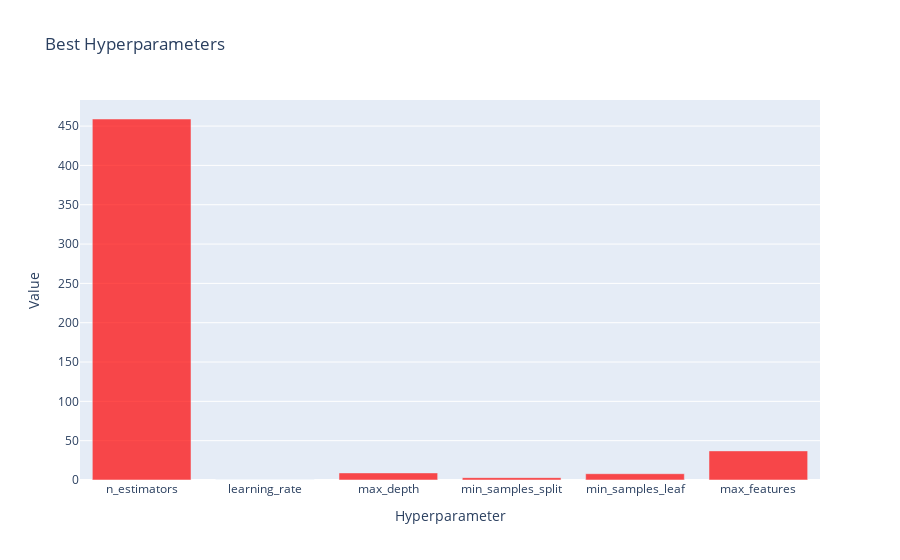

Notebook code for this chart:
### Markdown cell above
### Plot of the best parameters

### Code cell
# Get the best parameters found by the random search
best_params = random_search.best_params_

# Create a dictionary of hyperparameter names and their values
hyperparams = {
    'n_estimators': best_params['n_estimators'],
    'learning_rate': best_params['learning_rate'],
    'max_depth': best_params['max_depth'],
    'min_samples_split': best_params['min_samples_split'],
    'min_samples_leaf': best_params['min_samples_leaf'],
    'max_features': best_params['max_features']
}

# Create a bar chart of the hyperparameters
fig = go.Figure(data=[go.Bar(
    x=list(hyperparams.keys()),
    y=list(hyperparams.values()),
    marker=dict(
        color=['rgba(255, 0, 0, 0.7)' if key in best_params else 'rgba(0, 0, 255, 0.7)' for key in hyperparams.keys()]
    )
)])
# Set the chart title and axis labels
fig.update_layout(
    title='Best Hyperparameters',
    xaxis_title='Hyperparameter',
    yaxis_title='Value'
)

# Display the chart
fig.show()

### Figure 1 — Plotly figure (JSON) as saved in the notebook; plotly's stock layout.template omitted (floating-point values rounded to 4 significant figures)
{"data": [{"marker": {"color": ["rgba(255, 0, 0, 0.7)", "rgba(255, 0, 0, 0.7)", "rgba(255, 0, 0, 0.7)", "rgba(255, 0, 0, 0.7)", "rgba(255, 0, 0, 0.7)", "rgba(255, 0, 0, 0.7)"]}, "type": "bar", "x": ["n_estimators", "learning_rate", "max_depth", "min_samples_split", "min_samples_leaf", "max_features"], "y": [459, 0.1, 9, 3, 8, 37]}], "layout": {"title": {"text": "Best Hyperparameters"}, "xaxis": {"title": {"text": "Hyperparameter"}}, "yaxis": {"title": {"text": "Value"}}}}
